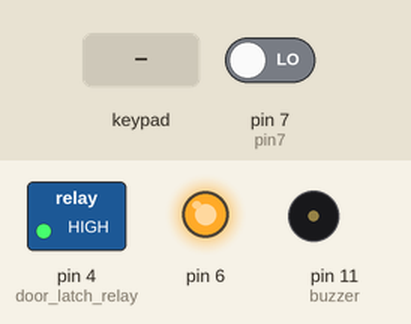
A sketch run on a simulated Arduino Uno, built with avr-gcc and run on an emulated ATmega328P. Shown: switched loads named in the sketch (green lamp = pin HIGH), output pins drawn as LEDs (lit = HIGH), buzzer (waves = sounding). Inputs (shaded band) come from the test bench; at power-on: pin 7 (pin7) LOW. What the sketch prints to the serial monitor is not drawn.

Above: at 1.4 s.
1.5 s: key '*' pressed
At 2.0 s:
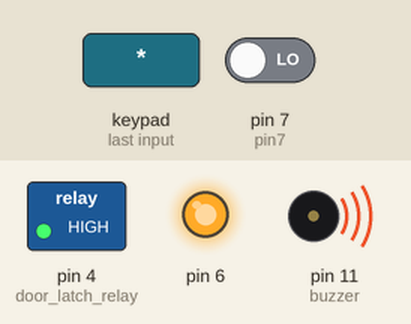
3.0 s: keypad keys 1 2 3 4 * pressed 0.4 s apart
At 6.0 s:
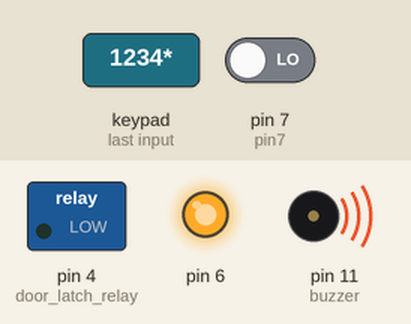
Timing chart, 0 to 7.5 s (numbered marks = the images above; inputs shaded):
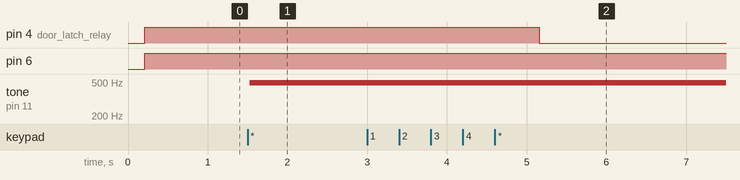

The sketch:

code1.ino
```cpp
#include <Password.h> //http://playground.arduino.cc/uploads/Code/Password.zip //password library
#include <Keypad.h> //http://www.arduino.cc/playground/uploads/Code/Keypad.zip  //keypad library


Password password = Password( "1234" ); //password to unlock, change accordingly

const byte ROWS = 4; // Four rows
const byte COLS = 4; // Four columns
// Define Keymap
char keys[ROWS][COLS] = {
  {'1', '2', '3', 'A'},
  {'4', '5', '6', 'B'},
  {'7', '8', '9', 'C'},
  {'*', '0', '#', 'D'}
};
// Connect keypad ROW0, ROW1, ROW2 and ROW3 to these Arduino pins.
byte rowPins[ROWS] = { A0, A1, A2, A3 };// Connect keypad COL0, COL1 and COL2 to these Arduino pins.
byte colPins[COLS] = { A4, A5, 3, 2 };


// Create the Keypad
Keypad keypad = Keypad( makeKeymap(keys), rowPins, colPins, ROWS, COLS );

void setup() {
  Serial.begin(9600);
  Serial.write(254);
  Serial.write(0x01);
  delay(200);
  pinMode(7, INPUT); //reset pushbutton
  int pin7 = 7;
  pinMode(6, OUTPUT);
  pinMode(4, OUTPUT);//door latch relay
  pinMode(11, OUTPUT); //buzzer
  delay(10);
  digitalWrite(4, HIGH);
  keypad.addEventListener(keypadEvent); //add an event listener for this keypad
}

void loop() {
  keypad.getKey();
  digitalWrite(7, LOW);
  digitalWrite(6, HIGH);
}
//take care of some special events
void keypadEvent(KeypadEvent eKey)
{
  switch (keypad.getState()) {
    case PRESSED:


      Serial.print("Enter:");
      Serial.println(eKey);
      delay(10);

      Serial.write(254);

      switch (eKey) {
        case '*': checkPassword(); delay(1); break;

        case '#': password.reset(); delay(1); break;

        default: password.append(eKey); delay(1);
      }
  }
}
void checkPassword() {
  int pin7 = 7;
  pinMode(7, INPUT);
  pinMode(4, OUTPUT);

  if (password.evaluate()) { //if password is right open

    Serial.println("Accepted");
    Serial.write(254); delay(10);
    analogWrite(11, 250);
    delay(500); //wait 5 seconds
    analogWrite(11, 0);
    digitalWrite(4, 0); //actuate the door latch relay

    while (digitalRead(pin7) == LOW)
    {
      delay(10);
    }
    digitalWrite(4, 1);


    //  while (keypad.getKey() != '1')
    //    {
    //      delay(10);
    //      }
    //
    delay(100);

  }
  else {
    Serial.println("Denied"); //if passwords wrong keep locked
    Serial.write(254); delay(10);
    digitalWrite(4, 1);
    //add code to run if it did not work
    //buzzer connected at pin 11

    int i;
    i = 10;
    while (i > 2)
    { analogWrite(11, 110);
      delay(500);
      analogWrite(11, 0);
      delay(100);
      i = i - 2;
    }

  }
}
```

Measured:
- after the input at 1.5 s, tone on pin 11 (buzzer): silent → 490 Hz at once
- after the input at 3.0 s, pin 4 (door_latch_relay): HIGH → LOW after 2.2 s
